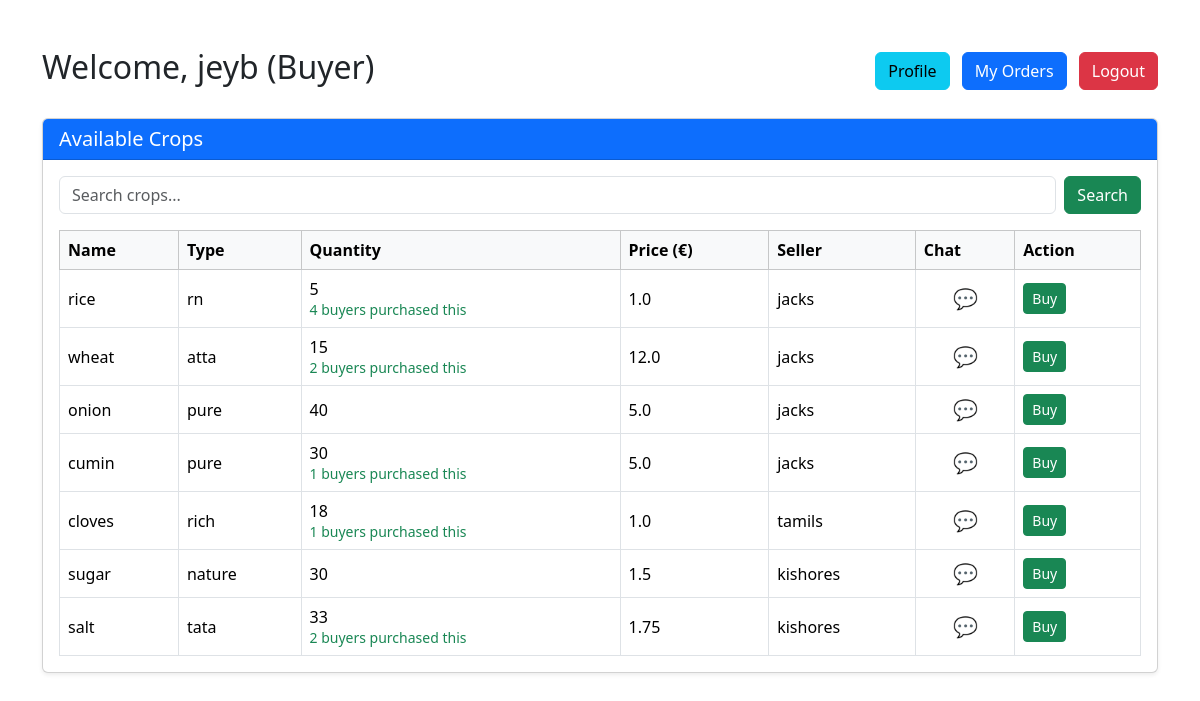
Screenshot of /dashboard/ (signed in) with the database file from the repository.
### main/models.py (models this page shows, shortened)
class Crop(models.Model):
    owner = models.ForeignKey(User, on_delete=models.CASCADE, null=True, blank=True)
    crop_name = models.CharField(max_length=100)
    crop_type = models.CharField(max_length=100)
    quantity = models.IntegerField()
    price_per_unit = models.FloatField()
    description = models.TextField(blank=True, null=True)
    created_at = models.DateTimeField(auto_now_add=True)
    sold = models.BooleanField(default=False)

### main/views.py (the view)
# urls.py: path("dashboard/", views.dashboard, name="dashboard"),
def dashboard(request):
    if not request.user.is_authenticated:
        return redirect('user_login')
    profile = getattr(request.user, 'profile', None)
    role = profile.role if profile else 'buyer'
    search_query = request.GET.get('q', '')
    saved_count = profile.saved_crops.count() if profile and hasattr(profile, 'saved_crops') else 0
    unread_count = ChatMessage.objects.filter(receiver=request.user).count()
    if role == 'seller':
        crops = Crop.objects.filter(owner=request.user)
        orders = Order.objects.filter(crop__owner=request.user)
        template_name = "dashboard_seller.html"
    else:  # buyer
        crops = Crop.objects.filter(sold=False).annotate(total_orders=Count('order'))
        orders = Order.objects.filter(buyer=request.user)
        if search_query:
            crops = crops.filter(
                Q(crop_name__icontains=search_query) |
                Q(crop_type__icontains=search_query) |
                Q(owner__first_name__icontains=search_query)
            )
        template_name = "dashboard_buyer.html"
    return render(request, template_name, {
        "role": role,
        "crops": crops,
        "orders": orders,
        "search_query": search_query,
        "saved_count": saved_count,
        "unread_count": unread_count   # ✅ THIS LINE ENABLES NOTIFICATIONS
    })

### main/templates/dashboard_buyer.html (shortened to what this page needs)
{% block content %}
<link href="https://cdn.jsdelivr.net/npm/bootstrap@5.3.2/dist/css/bootstrap.min.css" rel="stylesheet">
<div class="container my-5">
    <div class="d-flex justify-content-between align-items-center mb-4">
        <h2>Welcome, {{ request.user.first_name }} (Buyer)</h2>
        <div>
            <a href="{% url 'profile' %}" class="btn btn-info me-2">Profile</a>
            <a href="{% url 'my_orders' %}" class="btn btn-primary me-2">My Orders</a>
            <a href="{% url 'user_logout' %}" class="btn btn-danger">Logout</a>
        </div>
    </div>
    <div class="card mb-5 shadow-sm">
        <div class="card-header bg-primary text-white">
            <h5 class="mb-0">Available Crops</h5>
        </div>
        <div class="card-body">
            <form method="get" class="d-flex mb-3">
                <input type="text" name="q" class="form-control me-2"
                       placeholder="Search crops..." value="{{ search_query }}">
                <button type="submit" class="btn btn-success">Search</button>
            </form>
            {% if crops %}
            <div class="table-responsive">
                <table class="table table-hover table-bordered align-middle mb-0">
                    <thead class="table-light">
                        <tr>
                            <th>Name</th>
                            <th>Type</th>
                            <th>Quantity</th>
                            <th>Price (€)</th>
                            <th>Seller</th>
                            <th>Chat</th>
                            <th>Action</th>
                        </tr>
                    </thead>
                    <tbody>
                        {% for crop in crops %}
                        <tr>
                            <td>{{ crop.crop_name }}</td>
                            <td>{{ crop.crop_type }}</td>
                            <td>
                                {{ crop.quantity }}
                                {% if crop.total_orders %}
                                    <br><small class="text-success">{{ crop.total_orders }} buyers purchased this</small>
                                {% endif %}
                            </td>
                            <td>{{ crop.price_per_unit }}</td>
                            <td>{{ crop.owner.first_name }}</td>
                            <td class="text-center">
                                <a href="{% url 'chat' crop.owner.id %}" title="Chat with seller"
                                   style="font-size: 20px; text-decoration: none;">
                                    💬
                                </a>
                            </td>
                            <td>
                                <a href="{% url 'place_order' crop.id %}"
                                   class="btn btn-success btn-sm">Buy</a>
                            </td>
                        </tr>
                        {% endfor %}
                    </tbody>
                </table>
            </div>
            {% else %}
            <p class="text-muted">No crops available right now.</p>
            {% endif %}
        </div>
    </div>
</div>
{% endblock %}

### rows the page displays
Crop: crop_name "rice", crop_type "rn", quantity "5", total_orders "4", price_per_unit "1.0", owner.first_name "jacks"
Crop: crop_name "wheat", crop_type "atta", quantity "15", total_orders "2", price_per_unit "12.0", owner.first_name "jacks"
Crop: crop_name "onion", crop_type "pure", quantity "40", price_per_unit "5.0", owner.first_name "jacks"
Crop: crop_name "cumin", crop_type "pure", quantity "30", total_orders "1", price_per_unit "5.0", owner.first_name "jacks"
Crop: crop_name "cloves", crop_type "rich", quantity "18", total_orders "1", price_per_unit "1.0", owner.first_name "tamils"
Crop: crop_name "sugar", crop_type "nature", quantity "30", price_per_unit "1.5", owner.first_name "kishores"
Crop: crop_name "salt", crop_type "tata", quantity "33", total_orders "2", price_per_unit "1.75", owner.first_name "kishores"

### other values shown
{{ request.user.first_name }} "jeyb"
